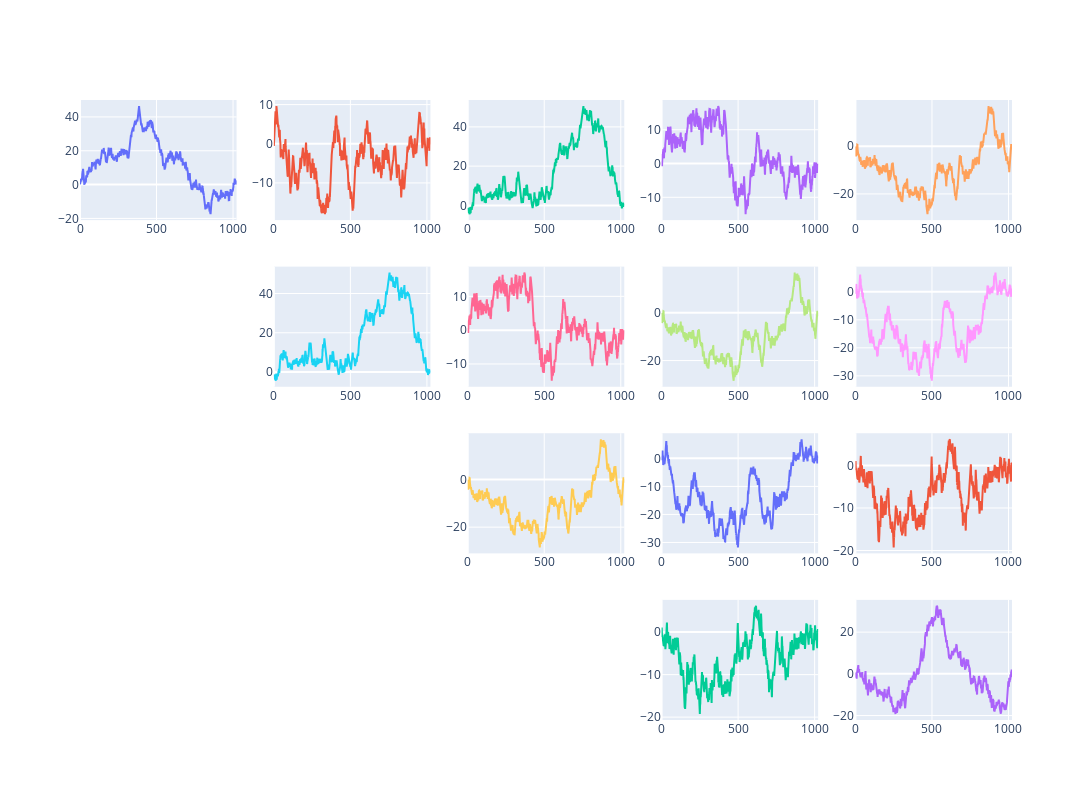

The notebook cell saved with this chart:
### Code cell
from functions import generate_net_zero_series, accumulate_series
import numpy as np
from plotly.subplots import make_subplots
import plotly.graph_objects as go

size = 1024
x=np.arange(size)

serieses = []
for _ in range(20):
    serieses.append(accumulate_series(generate_net_zero_series(size)))


fig = make_subplots(4, 5)

for i in range(4):
    for j in range(i, 5):
        fig.append_trace(go.Scatter(x=x, y=serieses[i + j]), row=i+1, col=j+1)

fig.update_layout(height=800, width=1200, showlegend=False)
fig.show()

### Figure 1 — Plotly figure (JSON) as saved in the notebook; plotly's stock layout.template omitted (floating-point values rounded to 4 significant figures; data arrays with more than 128 entries replaced by an {"elided": "..."} marker saying what was removed)
{"data": [{"type": "scatter", "x": {"elided": "1024 int values"}, "xaxis": "x", "y": {"elided": "1024 float values"}, "yaxis": "y"}, {"type": "scatter", "x": {"elided": "1024 int values"}, "xaxis": "x2", "y": {"elided": "1024 float values"}, "yaxis": "y2"}, {"type": "scatter", "x": {"elided": "1024 int values"}, "xaxis": "x3", "y": {"elided": "1024 float values"}, "yaxis": "y3"}, {"type": "scatter", "x": {"elided": "1024 int values"}, "xaxis": "x4", "y": {"elided": "1024 float values"}, "yaxis": "y4"}, {"type": "scatter", "x": {"elided": "1024 int values"}, "xaxis": "x5", "y": {"elided": "1024 float values"}, "yaxis": "y5"}, {"type": "scatter", "x": {"elided": "1024 int values"}, "xaxis": "x7", "y": {"elided": "1024 float values"}, "yaxis": "y7"}, {"type": "scatter", "x": {"elided": "1024 int values"}, "xaxis": "x8", "y": {"elided": "1024 float values"}, "yaxis": "y8"}, {"type": "scatter", "x": {"elided": "1024 int values"}, "xaxis": "x9", "y": {"elided": "1024 float values"}, "yaxis": "y9"}, {"type": "scatter", "x": {"elided": "1024 int values"}, "xaxis": "x10", "y": {"elided": "1024 float values"}, "yaxis": "y10"}, {"type": "scatter", "x": {"elided": "1024 int values"}, "xaxis": "x13", "y": {"elided": "1024 float values"}, "yaxis": "y13"}, {"type": "scatter", "x": {"elided": "1024 int values"}, "xaxis": "x14", "y": {"elided": "1024 float values"}, "yaxis": "y14"}, {"type": "scatter", "x": {"elided": "1024 int values"}, "xaxis": "x15", "y": {"elided": "1024 float values"}, "yaxis": "y15"}, {"type": "scatter", "x": {"elided": "1024 int values"}, "xaxis": "x19", "y": {"elided": "1024 float values"}, "yaxis": "y19"}, {"type": "scatter", "x": {"elided": "1024 int values"}, "xaxis": "x20", "y": {"elided": "1024 float values"}, "yaxis": "y20"}], "layout": {"height": 800, "showlegend": false, "width": 1200, "xaxis": {"anchor": "y", "domain": [0, 0.168]}, "xaxis10": {"anchor": "y10", "domain": [0.832, 1]}, "xaxis11": {"anchor": "y11", "domain": [0, 0.168]}, "xaxis12": {"anchor": "y12", "domain": [0.208, 0.376]}, "xaxis13": {"anchor": "y13", "domain": [0.416, 0.584]}, "xaxis14": {"anchor": "y14", "domain": [0.624, 0.792]}, "xaxis15": {"anchor": "y15", "domain": [0.832, 1]}, "xaxis16": {"anchor": "y16", "domain": [0, 0.168]}, "xaxis17": {"anchor": "y17", "domain": [0.208, 0.376]}, "xaxis18": {"anchor": "y18", "domain": [0.416, 0.584]}, "xaxis19": {"anchor": "y19", "domain": [0.624, 0.792]}, "xaxis2": {"anchor": "y2", "domain": [0.208, 0.376]}, "xaxis20": {"anchor": "y20", "domain": [0.832, 1]}, "xaxis3": {"anchor": "y3", "domain": [0.416, 0.584]}, "xaxis4": {"anchor": "y4", "domain": [0.624, 0.792]}, "xaxis5": {"anchor": "y5", "domain": [0.832, 1]}, "xaxis6": {"anchor": "y6", "domain": [0, 0.168]}, "xaxis7": {"anchor": "y7", "domain": [0.208, 0.376]}, "xaxis8": {"anchor": "y8", "domain": [0.416, 0.584]}, "xaxis9": {"anchor": "y9", "domain": [0.624, 0.792]}, "yaxis": {"anchor": "x", "domain": [0.8063, 1]}, "yaxis10": {"anchor": "x10", "domain": [0.5375, 0.7312]}, "yaxis11": {"anchor": "x11", "domain": [0.2687, 0.4625]}, "yaxis12": {"anchor": "x12", "domain": [0.2687, 0.4625]}, "yaxis13": {"anchor": "x13", "domain": [0.2687, 0.4625]}, "yaxis14": {"anchor": "x14", "domain": [0.2687, 0.4625]}, "yaxis15": {"anchor": "x15", "domain": [0.2687, 0.4625]}, "yaxis16": {"anchor": "x16", "domain": [0, 0.1938]}, "yaxis17": {"anchor": "x17", "domain": [0, 0.1938]}, "yaxis18": {"anchor": "x18", "domain": [0, 0.1938]}, "yaxis19": {"anchor": "x19", "domain": [0, 0.1938]}, "yaxis2": {"anchor": "x2", "domain": [0.8063, 1]}, "yaxis20": {"anchor": "x20", "domain": [0, 0.1938]}, "yaxis3": {"anchor": "x3", "domain": [0.8063, 1]}, "yaxis4": {"anchor": "x4", "domain": [0.8063, 1]}, "yaxis5": {"anchor": "x5", "domain": [0.8063, 1]}, "yaxis6": {"anchor": "x6", "domain": [0.5375, 0.7312]}, "yaxis7": {"anchor": "x7", "domain": [0.5375, 0.7312]}, "yaxis8": {"anchor": "x8", "domain": [0.5375, 0.7312]}, "yaxis9": {"anchor": "x9", "domain": [0.5375, 0.7312]}}}
